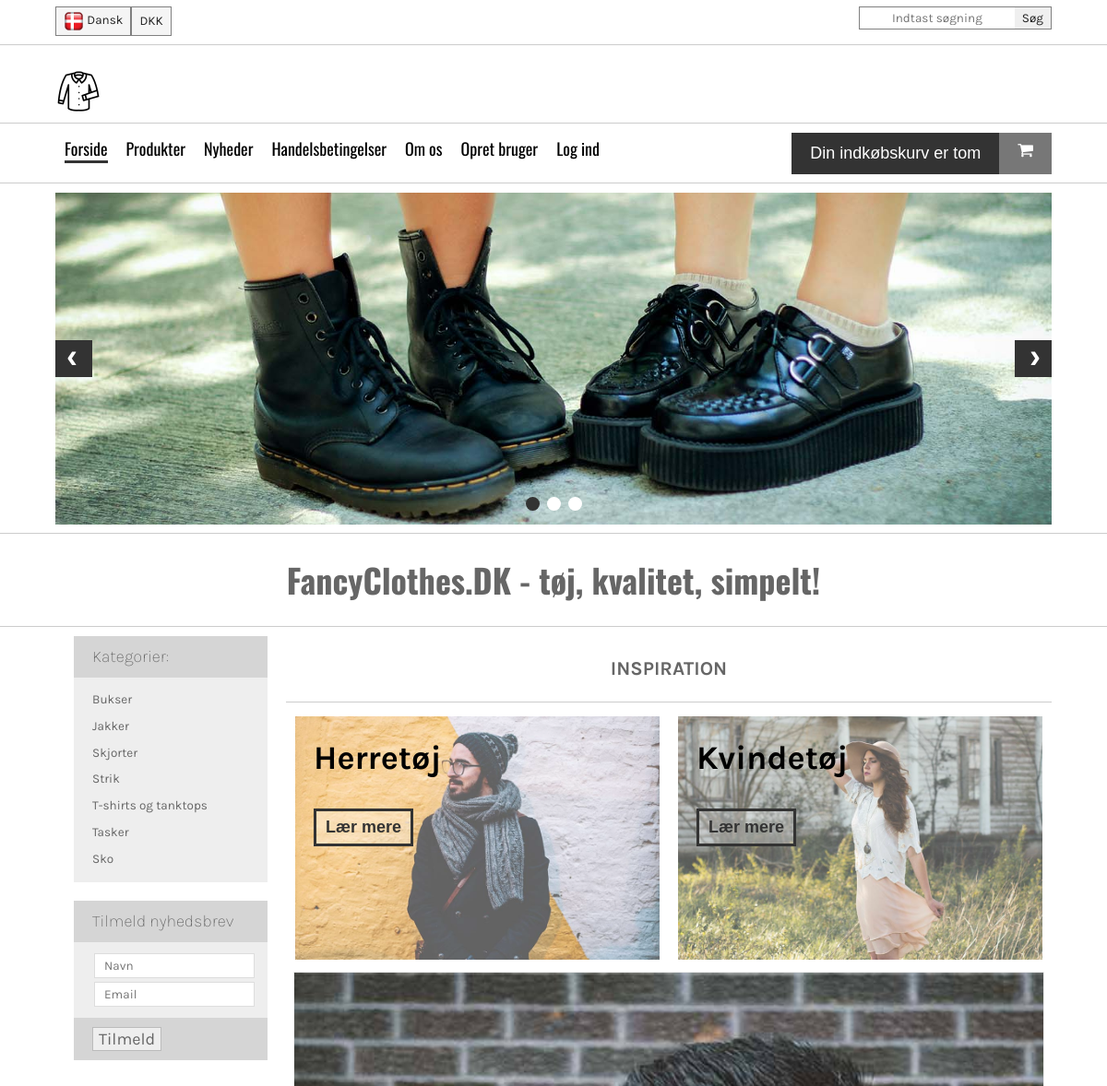
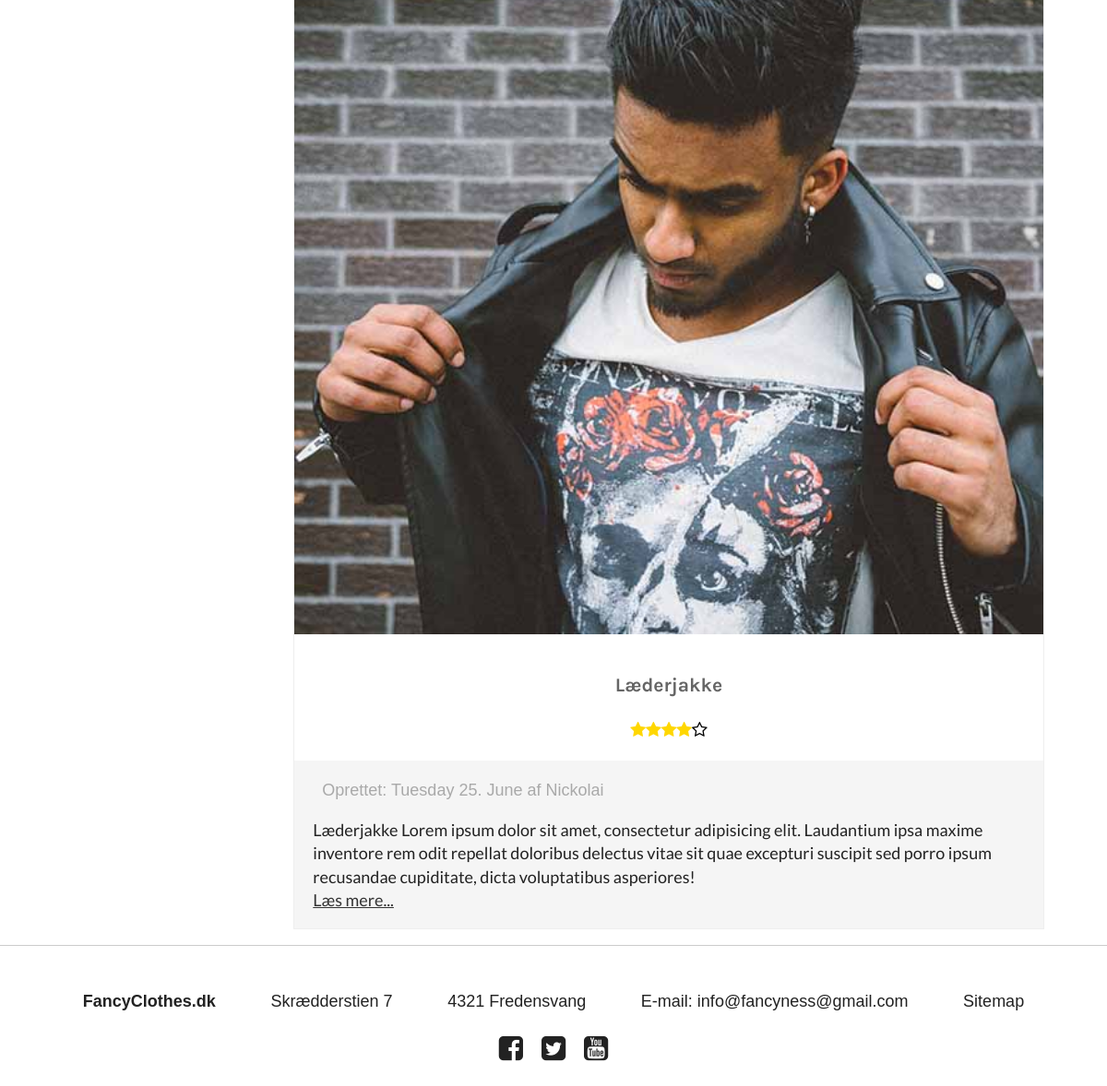
/index.php?category=Jakker, run on the app's committed database (2 pictures, top to bottom).
### tables this page shows
CREATE TABLE `products` (
  `productId` int(5) NOT NULL,
  `heading` varchar(100) NOT NULL,
  `imgSrc` varchar(100) NOT NULL,
  `imgAlt` varchar(200) NOT NULL,
  `timestamp` int(10) NOT NULL,
  `content` varchar(5000) NOT NULL,
  `userId` int(5) NOT NULL,
  `stars` int(1) NOT NULL,
  `categoryId` int(5) NOT NULL,
  `price` double(10,2) NOT NULL
);

CREATE TABLE `users` (
  `userId` int(5) NOT NULL,
  `username` varchar(50) NOT NULL,
  `password` varchar(50) NOT NULL,
  `accessLevel` int(1) NOT NULL,
  `email` varchar(100) NOT NULL
);

### assets/getProducts.php (the view, shortened to what this page needs)
<?php
    require "connect.php";
    if(isset($_GET["category"])){
        $statement = $dbh->prepare("SELECT * FROM `products` JOIN users ON products.userId = users.userId JOIN categories ON products.categoryId = categories.categoryId WHERE categories.name = ?");
        $statement->bindParam(1, $_GET["category"]);
    } else{
        $statement = $dbh->prepare("SELECT * FROM `products` JOIN users ON products.userId = users.userId JOIN categories ON products.categoryId = categories.categoryId");
    }
    $statement->execute();
    while ($row = $statement->fetch()) {
        ?>
        <article>
            <img src="img/<?php echo $row["imgSrc"] ?>" alt="<?php echo $row["imgAlt"] ?>">
            <div class="info">
                <h3><?php echo $row["heading"] ?></h3>
                <div class="stars">
                <?php
                    for ($i=0; $i < 5 ; $i++) {
                        echo $row["stars"] > $i ? "<i class='fa fa-star' aria-hidden='true'></i>" : "<i class='fa fa-star-o' aria-hidden='true'></i>";
                    }
                ?>
                </div>
            </div>
            <div class="description">
                <div class="published">
                    <?php
                        echo "Oprettet: " . strftime("%A %e. %B", $row["timestamp"]) . " af ". $row["username"]
                    ?>
                </div>
                <p><?php echo $row["content"] ?>
                    <a href="#">Læs mere...</a></p>
            </div>
        </article>
    <?php
    }
?>

### css/main.css (style rules this page uses)
html { color: #222; font-size: 1em; line-height: 1.4; }
audio, canvas, iframe, img, svg, video { vertical-align: middle; }

### css/styles.css (style rules this page uses)
:root { font-size: 18px; }
main .products h3 { text-align: center; }
main .products .frontProducts article { -webkit-box-flex: 1; -ms-flex: 1 1 31%; flex: 1 1 31%; margin: 1%; -webkit-box-sizing: border-box; box-sizing: border-box; border: 1px solid #eee; display: -webkit-box; display: -ms-flexbox; display: flex; -webkit-box-orient: vertical; -webkit-box-direction: normal; -ms-flex-direction: column; flex-direction: column; position: relative; }
main .products .frontProducts article img { width: 100%; }
main .products .frontProducts article .info { text-align: center; padding: 20px; }
main .products .frontProducts article .info .stars .fa-star { color: gold; }
main .products .frontProducts article .info .stars .fa-star-o { color: black; }
main .products .frontProducts article .description { background: #f5f5f5; padding: 20px 20px 0 20px; }
main .products .frontProducts article .description .published { color: darkgray; margin: 0 10px; }
main .products .frontProducts article .description p { font-family: "Lato", sans-serif; }
main .products .frontProducts article .description p a { color: #333; display: block; }
h1, h2, h3, h4, h5, h6 { font-family: "Karla", sans-serif; color: #666; }
@media screen and (max-width: 1200px) { main .products .frontProducts article { -webkit-box-flex: 1; -ms-flex: 1 1 48%; flex: 1 1 48%; } }

### data on the page
products: imgSrc (picture), heading "Læderjakke", stars 4 (drawn), timestamp "Tuesday 25. June", userId.username "Nickolai", content "Læderjakke Lorem ipsum dolor sit amet, consectetur adipisicing elit. Laudantium ipsa maxime inventore rem odit repellat doloribus delectus vitae sit quae excepturi suscipit sed porro ipsum recusandae cupiditate, dicta voluptatibus asperiores!"

### other printed values
$category "Bukser"
$category "Jakker"
$category "Skjorter"
$category "Strik"
$category "T-shirts og tanktops"
$category "Tasker"
$category "Sko"
